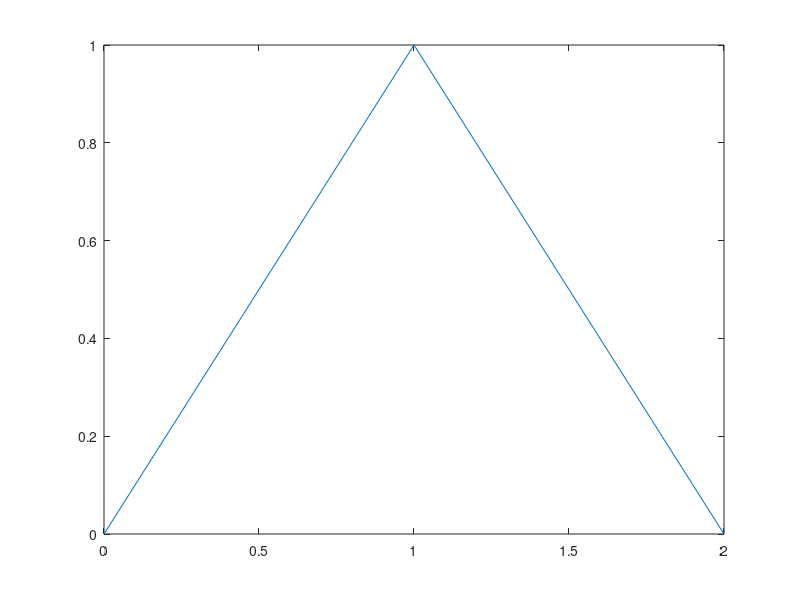

The MATLAB script that drew this image:
f = figure(39);
curve = plot([0, 1, 2], [0, 1, 0]);
label = text(1, 0.5, "Peak");

label_type = get(label, 'Type');
label_string = get(label, 'String');
label_position = get(label, 'Position');
set(label, 'String', 'Center');
set(label, 'Position', [1.5, 0.25]);
updated_string = get(label, 'String');
updated_position = get(label, 'Position');
text_found = findobj(f, 'Type', 'text');
string_found = findall('String', 'Center');
text_ancestor = ancestor(label, 'text');
axes_parent = ancestor(label, 'axes');
delete(label);
after_delete = isgraphics(label);
